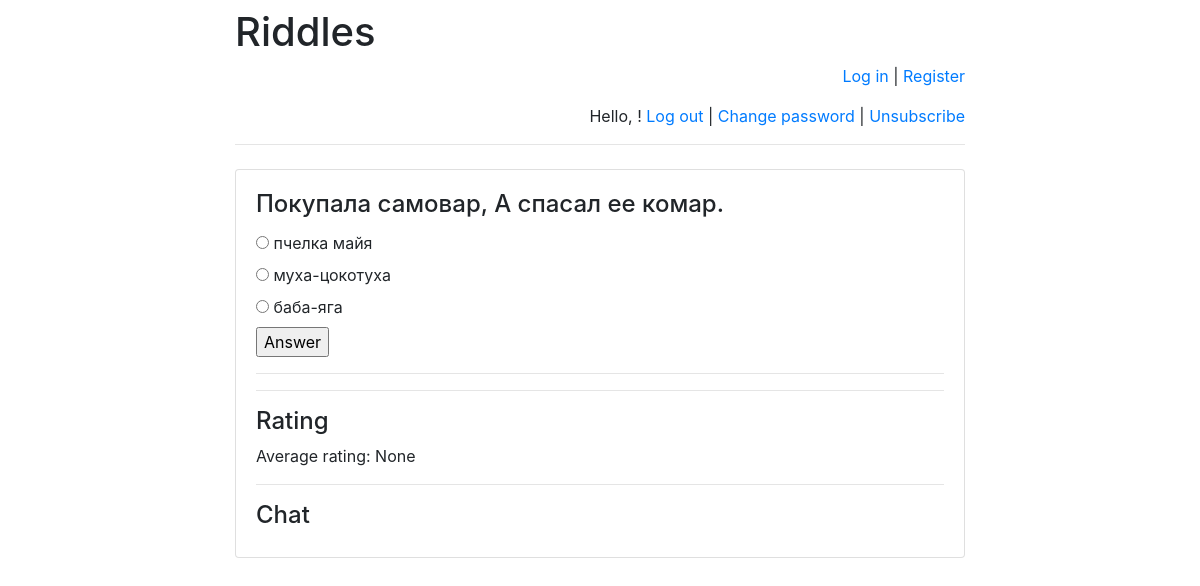
The app's page /riddles/2/, older data.
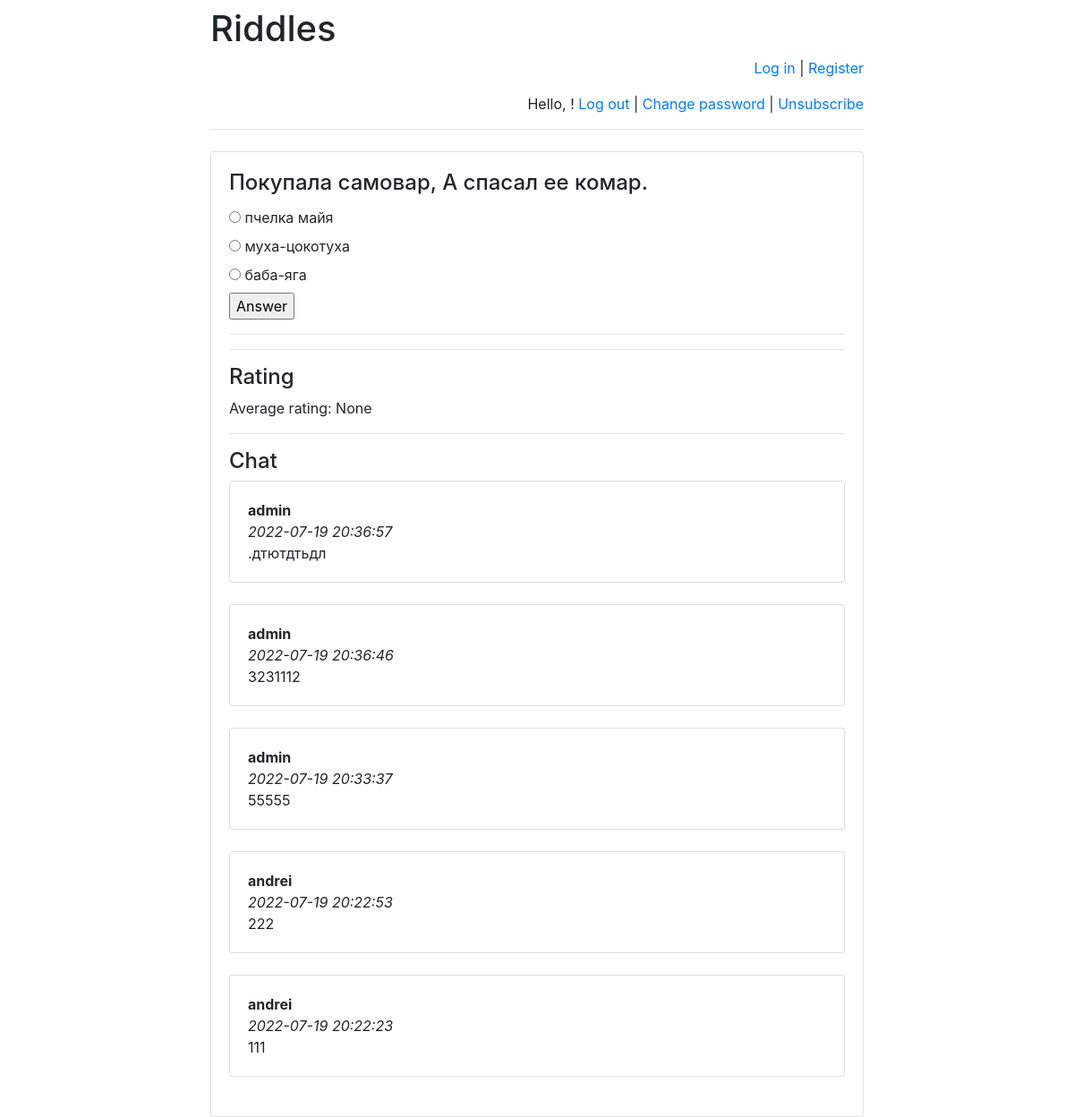
The same page, newer data.
### riddles/models.py (models this page shows)
class Riddle(models.Model):
    riddle_text = models.CharField(max_length=255)
    pub_date = models.DateTimeField('date published')

class Option(models.Model):
    riddle = models.ForeignKey(Riddle, on_delete=models.CASCADE)
    text = models.CharField(max_length=255)
    correct = models.BooleanField(default=False)

class Message(models.Model):
    chat = models.ForeignKey(
        Riddle,
        verbose_name='Чат под загадкой',
        on_delete=models.CASCADE)
    author = models.ForeignKey(
        User,
        verbose_name='Пользователь', on_delete=models.CASCADE)
    message = models.TextField('Сообщение')
    pub_date = models.DateTimeField(
        'Дата сообщения',
        default=timezone.now)

### riddles/views.py (the view)
# urls.py: re_path(r'^([0-9]+)/$', views.detail, name='detail'),
def detail(request, riddle_id):
    error_message = None
    if "error_message" in request.GET:
        error_message = request.GET["error_message"]
    ordered_option_set = \
        list(Option.objects.filter(riddle_id=riddle_id))
    option_iter = \
        numpy.random.permutation(len(ordered_option_set))
    option_set = []
    for num in option_iter:
        option_set.append(ordered_option_set[num])
    return render(
        request,
        "answer.html",
        {
            "option_set": option_set,
            "riddle": get_object_or_404(
                Riddle, pk=riddle_id),
            "error_message": error_message,
            "latest_messages":
                Message.objects
                    .filter(chat_id=riddle_id)
                    .order_by('-pub_date')[:5],
            "already_rated_by_user":
                Mark.objects
                    .filter(author_id=request.user.id)
                    .filter(riddle_id=riddle_id)
                    .count(),
            "user_rating":
                Mark.objects
                    .filter(author_id=request.user.id)
                    .filter(riddle_id=riddle_id)
                    .aggregate(Avg('mark'))
                    ["mark__avg"],
            "avg_mark":
                Mark.objects
                    .filter(riddle_id=riddle_id)
                    .aggregate(Avg('mark'))
                    ["mark__avg"]
        }
    )

### templates/answer.html (shortened to what this page needs)
{% extends 'base.html' %}
{% block main %}
<h4 class="card-title">{{ riddle.riddle_text }}</h4>
<form action="answer/" method="post">
    {% for option in option_set %}
        <input type="radio"
               name="option"
               id="option{{ forloop.counter }}"
               value="{{ option.id }}"/>
        <label for="option{{ forloop.counter }}">
            {{ option.text }}
        </label><br>
    {% endfor %}
    <input type="submit" value="Answer"/>
</form>
<hr>
    <hr>
<h4>Rating</h4>
    <p>Average rating:
        <span id="avg_mark_span">
            {{ avg_mark }}
        </span>
    </p>
<hr>
<h4>Chat</h4>
<div id="history">
    {% for message in latest_messages %}
        <div class="card">
        <div class="card-body">
            <strong>
                {{ message.author.username }}
            </strong>
            <br/>
            <em>
                {{ message.pub_date|date:'Y-m-d H:i:s' }}
            </em>
            <br/>
            {{ message.message }}
        </div>
        </div>
        <br/>
    {% endfor %}
</div>
{% endblock %}

### templates/base.html (shortened to what this page needs)
<!doctype html>
<html lang="en">
<head>
    <link rel="stylesheet"
href="https://stackpath.bootstrapcdn.com/bootstrap/4.1.3/css/bootstrap.min.css">
</head>
<body>
<div class="container">
    <div class="row justify-content-center">
        <div class="col-8">
            <h1 class="mt-2">Riddles</h1>
            {% if user.is_authenticated %}
                <p class="text-right">
                    Hello, {{ user.username }}!
                    <a href="/riddles/logout">Log out</a> |
                    <a href="/riddles/password-change">
                        Change password
                    </a>
                </p>
            {% else %}
                <p class="text-right">
                    <a href="/riddles/login">Log in</a> |
                    <a href="/riddles/register">Register</a>
                </p>
            {% endif %}
<p class="text-right">
    Hello, {{ user.username }}!
    <a href="/riddles/logout">Log out</a> |
    <a href="/riddles/password-change">Change password</a>
    {% if user.email == '' %}
        | <a href="/riddles/subscribe">Subscribe</a>
    {% else %}
        | <a href="/riddles/unsubscribe">Unsubscribe</a>
    {% endif %}
</p>
            <hr class="mt-0 mb-4">
            <div class="card">
                <div class="card-body">
                    {% block main %}
                    {% endblock %}
                </div>
            </div>
        </div>
    </div>
</div>
</body>
</html>

Row changes from the older to the newer data that the page shows:
added Message: author.username "admin", pub_date "2022-07-19 20:36:57", message ".дтютдтьдл"
added Message: author.username "admin", pub_date "2022-07-19 20:36:46", message "3231112"
added Message: author.username "admin", pub_date "2022-07-19 20:33:37", message "55555"
added Message: author.username "andrei", pub_date "2022-07-19 20:22:53", message "222"
added Message: author.username "andrei", pub_date "2022-07-19 20:22:23", message "111"
